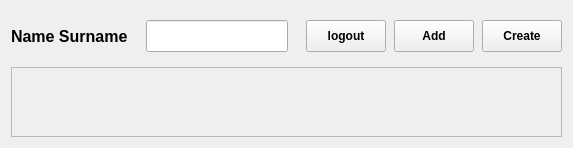
       <widget class="QWidget" name="pageHome">
        <property name="sizePolicy">
         <sizepolicy hsizetype="Expanding" vsizetype="Expanding">
          <horstretch>1</horstretch>
          <verstretch>1</verstretch>
         </sizepolicy>
        </property>
        <layout class="QVBoxLayout" name="verticalLayout_4">
         <item>
          <layout class="QVBoxLayout" name="VLHome" stretch="0,0">
           <property name="sizeConstraint">
            <enum>QLayout::SizeConstraint::SetMinimumSize</enum>
           </property>
           <item>
            <layout class="QHBoxLayout" name="horizontalLayout">
             <property name="spacing">
              <number>8</number>
             </property>
             <property name="sizeConstraint">
              <enum>QLayout::SizeConstraint::SetMinimumSize</enum>
             </property>
             <item>
              <widget class="QLabel" name="homeUserName">
               <property name="minimumSize">
                <size>
                 <width>0</width>
                 <height>32</height>
                </size>
               </property>
               <property name="font">
                <font>
                 <pointsize>12</pointsize>
                 <bold>true</bold>
                </font>
               </property>
               <property name="text">
                <string>Name Surname</string>
               </property>
              </widget>
             </item>
             <item>
              <spacer name="horizontalSpacer_14">
               <property name="orientation">
                <enum>Qt::Orientation::Horizontal</enum>
               </property>
               <property name="sizeType">
                <enum>QSizePolicy::Policy::Fixed</enum>
               </property>
               <property name="sizeHint" stdset="0">
                <size>
                 <width>10</width>
                 <height>20</height>
                </size>
               </property>
              </spacer>
             </item>
             <item>
              <widget class="QLineEdit" name="homeSearchBar">
               <property name="minimumSize">
                <size>
                 <width>0</width>
                 <height>32</height>
                </size>
               </property>
               <property name="font">
                <font>
                 <pointsize>12</pointsize>
                </font>
               </property>
              </widget>
             </item>
             <item>
              <spacer name="horizontalSpacer_13">
               <property name="orientation">
                <enum>Qt::Orientation::Horizontal</enum>
               </property>
               <property name="sizeType">
                <enum>QSizePolicy::Policy::Fixed</enum>
               </property>
               <property name="sizeHint" stdset="0">
                <size>
                 <width>10</width>
                 <height>50</height>
                </size>
               </property>
              </spacer>
             </item>
             <item>
              <widget class="QPushButton" name="homeLogoutBtn">
               <property name="minimumSize">
                <size>
                 <width>0</width>
                 <height>32</height>
                </size>
               </property>
               <property name="font">
                <font>
                 <bold>true</bold>
                </font>
               </property>
               <property name="text">
                <string>logout</string>
               </property>
              </widget>
             </item>
             <item>
              <widget class="QPushButton" name="homeAddRoomBtn">
               <property name="minimumSize">
                <size>
                 <width>0</width>
                 <height>32</height>
                </size>
               </property>
               <property name="font">
                <font>
                 <bold>true</bold>
                </font>
               </property>
               <property name="text">
                <string>Add</string>
               </property>
              </widget>
             </item>
             <item>
              <widget class="QPushButton" name="homeCreateRoomBtn">
               <property name="minimumSize">
                <size>
                 <width>0</width>
                 <height>32</height>
                </size>
               </property>
               <property name="font">
                <font>
                 <bold>true</bold>
                </font>
               </property>
               <property name="text">
                <string>Create</string>
               </property>
              </widget>
             </item>
            </layout>
           </item>
           <item>
            <widget class="QScrollArea" name="scrollArea">
             <property name="sizePolicy">
              <sizepolicy hsizetype="Minimum" vsizetype="Expanding">
               <horstretch>0</horstretch>
               <verstretch>0</verstretch>
              </sizepolicy>
             </property>
             <property name="sizeIncrement">
              <size>
               <width>1</width>
               <height>1</height>
              </size>
             </property>
             <property name="widgetResizable">
              <bool>true</bool>
             </property>
             <widget class="QWidget" name="scrollAreaWidget">
              <property name="geometry">
               <rect>
                <x>0</x>
                <y>0</y>
                <width>953</width>
                <height>496</height>
               </rect>
              </property>
             </widget>
            </widget>
           </item>
          </layout>
         </item>
        </layout>
       </widget>
